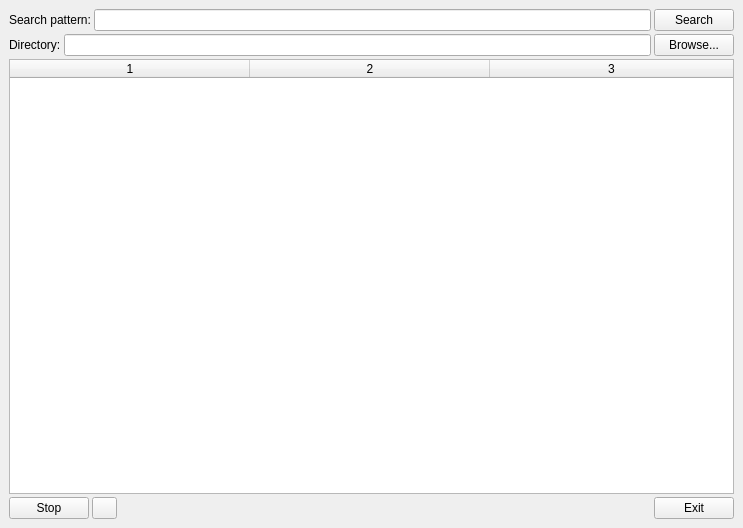
<?xml version="1.0" encoding="UTF-8"?>
<ui version="4.0">
 <class>MainWindow</class>
 <widget class="QMainWindow" name="MainWindow">
  <property name="geometry">
   <rect>
    <x>0</x>
    <y>0</y>
    <width>743</width>
    <height>528</height>
   </rect>
  </property>
  <property name="windowTitle">
   <string>MainWindow</string>
  </property>
  <widget class="QWidget" name="centralwidget">
   <layout class="QGridLayout" name="gridLayout">
    <property name="spacing">
     <number>0</number>
    </property>
    <item row="0" column="0">
     <layout class="QVBoxLayout" name="verticalLayout">
      <property name="spacing">
       <number>3</number>
      </property>
      <item>
       <layout class="QHBoxLayout" name="horizontalLayout_2">
        <item>
         <widget class="QLabel" name="label">
          <property name="text">
           <string>Search pattern:</string>
          </property>
         </widget>
        </item>
        <item>
         <widget class="QLineEdit" name="input_pattern"/>
        </item>
        <item>
         <widget class="QPushButton" name="btn_search">
          <property name="text">
           <string>Search</string>
          </property>
         </widget>
        </item>
       </layout>
      </item>
      <item>
       <layout class="QHBoxLayout" name="horizontalLayout">
        <item>
         <widget class="QLabel" name="label_2">
          <property name="text">
           <string>Directory:</string>
          </property>
         </widget>
        </item>
        <item>
         <widget class="QLineEdit" name="input_directory"/>
        </item>
        <item>
         <widget class="QPushButton" name="btn_browse">
          <property name="text">
           <string>Browse...</string>
          </property>
         </widget>
        </item>
       </layout>
      </item>
      <item>
       <widget class="QTableWidget" name="list">
        <property name="frameShape">
         <enum>QFrame::StyledPanel</enum>
        </property>
        <property name="frameShadow">
         <enum>QFrame::Plain</enum>
        </property>
        <property name="editTriggers">
         <set>QAbstractItemView::NoEditTriggers</set>
        </property>
        <property name="dragEnabled">
         <bool>false</bool>
        </property>
        <property name="showGrid">
         <bool>true</bool>
        </property>
        <property name="gridStyle">
         <enum>Qt::SolidLine</enum>
        </property>
        <property name="wordWrap">
         <bool>true</bool>
        </property>
        <property name="rowCount">
         <number>0</number>
        </property>
        <property name="columnCount">
         <number>3</number>
        </property>
        <attribute name="horizontalHeaderVisible">
         <bool>true</bool>
        </attribute>
        <attribute name="horizontalHeaderDefaultSectionSize">
         <number>240</number>
        </attribute>
        <attribute name="horizontalHeaderStretchLastSection">
         <bool>true</bool>
        </attribute>
        <attribute name="verticalHeaderVisible">
         <bool>false</bool>
        </attribute>
        <column/>
        <column/>
        <column/>
       </widget>
      </item>
      <item>
       <layout class="QHBoxLayout" name="horizontalLayout_5">
        <item>
         <widget class="QPushButton" name="btn_stop">
          <property name="text">
           <string>Stop</string>
          </property>
         </widget>
        </item>
        <item>
         <widget class="QPushButton" name="btn_settings">
          <property name="sizePolicy">
           <sizepolicy hsizetype="Fixed" vsizetype="Fixed">
            <horstretch>0</horstretch>
            <verstretch>0</verstretch>
           </sizepolicy>
          </property>
          <property name="minimumSize">
           <size>
            <width>21</width>
            <height>21</height>
           </size>
          </property>
          <property name="maximumSize">
           <size>
            <width>25</width>
            <height>25</height>
           </size>
          </property>
          <property name="text">
           <string/>
          </property>
         </widget>
        </item>
        <item>
         <spacer name="horizontalSpacer">
          <property name="orientation">
           <enum>Qt::Horizontal</enum>
          </property>
          <property name="sizeHint" stdset="0">
           <size>
            <width>40</width>
            <height>20</height>
           </size>
          </property>
         </spacer>
        </item>
        <item>
         <widget class="QLabel" name="status">
          <property name="text">
           <string/>
          </property>
         </widget>
        </item>
        <item>
         <spacer name="horizontalSpacer_2">
          <property name="orientation">
           <enum>Qt::Horizontal</enum>
          </property>
          <property name="sizeHint" stdset="0">
           <size>
            <width>40</width>
            <height>20</height>
           </size>
          </property>
         </spacer>
        </item>
        <item>
         <widget class="QPushButton" name="btn_exit">
          <property name="text">
           <string>Exit</string>
          </property>
         </widget>
        </item>
       </layout>
      </item>
      <item>
       <layout class="QHBoxLayout" name="horizontalLayout_3">
        <property name="spacing">
         <number>0</number>
        </property>
       </layout>
      </item>
     </layout>
    </item>
   </layout>
  </widget>
  <widget class="QMenuBar" name="menubar">
   <property name="geometry">
    <rect>
     <x>0</x>
     <y>0</y>
     <width>743</width>
     <height>20</height>
    </rect>
   </property>
  </widget>
 </widget>
 <tabstops>
  <tabstop>input_pattern</tabstop>
  <tabstop>input_directory</tabstop>
  <tabstop>list</tabstop>
  <tabstop>btn_stop</tabstop>
  <tabstop>btn_search</tabstop>
  <tabstop>btn_browse</tabstop>
 </tabstops>
 <resources/>
 <connections/>
</ui>
